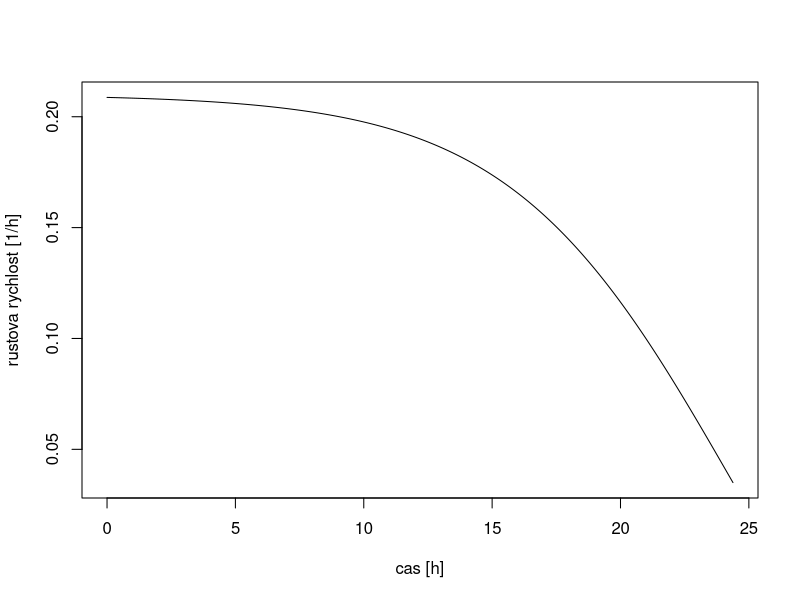
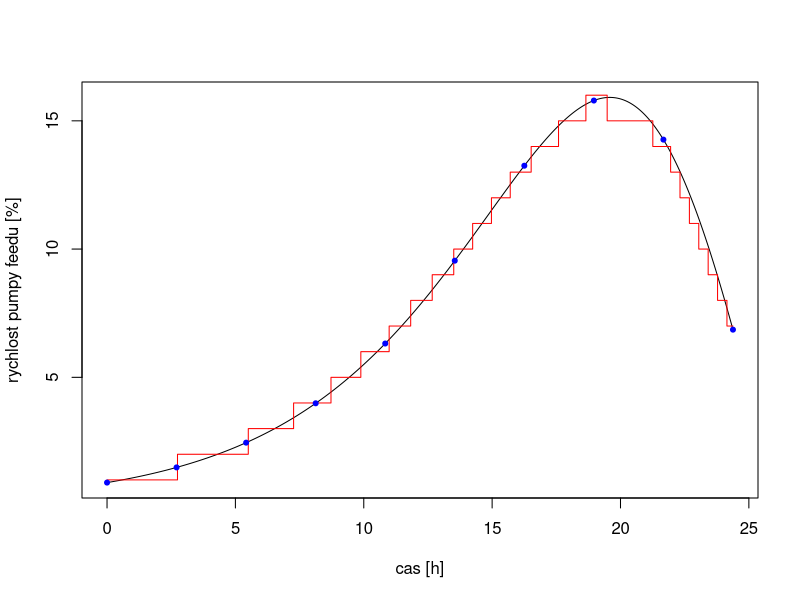

R code for these plots, in order:
##### OPTIMALIZACE DOBY FEEDOVANI #####

#funkce pro optimalizaci doby kultivace (feedu) 


mu_poc <- 0.21   # maxim?ln? r?stov? rychlost (na za??tku kultivace)
mu_kon <- 0.035   # minim?ln? r?stov? rychlost (na konci kultivace)
par_k <- 0.23    # prohnut? k?ivky pr?b?hu r?stov? rychlosti

OD <- 5.40       # OD inokula

par_vRPM <- 1/8.565   # prepocet: otacky pumpy [%] = feed [ml/min] * par_vRPM

{
  library(zoo)
  
  opt_fct <- function(delka_kultivace){
    # cas po 10 s
    data <- data.frame(cas = c(0:(delka_kultivace*360)))
    # cas v hod
    data$cas_h <- data$cas / 360
    
    # odhadovane mnozstvi susiny na zacatku feedu
    # vypocte se jako OD 1,8136 * objem inokula + odhadovan? zisk z batch
    DWT_0 <- OD /1.8136 * 22.5 + 200
    
    mu_min <- mu_poc - 2* (mu_poc - mu_kon) # rozdil beru 2*, protoze chci jen pulku sigmoidy
    mu_max <- mu_poc
    par_k <- par_k
    data$mu <- mu_min + (mu_max - mu_min) / (1 + exp(par_k * (data$cas_h - delka_kultivace)))
    
    data$DWT <- DWT_0  # pocatecni mnozstvi biomasy
    
    for(i in c(2: nrow(data))){
      data$DWT[i] <- data$DWT[i-1] * ((1 + data$mu[i]) ^ (1/360))
    }
    
    # mnozstvi feedu od zacatku (vypocteno z DWT)
    data$feed_vol_total <- (data$DWT - data$DWT[1]) / 0.5 / 0.22
    
    
    # vratit rozdil mezi feed_vol_total a cilovym objemem 100 l
    return(abs(100000 - data$feed_vol_total[nrow(data)]))
  }
  
  
  # optimalizace: vysledek je doba feedovani pro nadavkovani 100 l
  opt <- optim(24, opt_fct, 
               control = list(maxit = 100), 
               method = "Brent", lower = 0, upper = 100)
  
  
  ##### SIMULACE KULTIVACE #####
  delka_kultivace <- opt$par
  
  data <- list()
  data$cas_h <- (c(0:(delka_kultivace*3600))) / 3600  #cas kultivace v hod
  data <- data.frame(data)
  DWT_0 <- OD / 1.8136 * 22.5 + 200  #odhadovane mnozstvi susiny na zacatku feedu; OD * 0.5 * objem inokula + odhadovan? zisk z batch
  
  mu_min <- mu_poc - 2* (mu_poc - mu_kon) # rozdil beru 2*, protoze chci jen pulku sigmoidy
  mu_max <- mu_poc
  par_k <- par_k
  data$mu <- mu_min + (mu_max - mu_min) / (1 + exp(par_k * (data$cas_h - delka_kultivace)))
  data$DWT <- DWT_0  # pocatecni mnozstvi biomasy
  for(i in c(2: nrow(data))){ #samotna iterace rustu biomasy
    data$DWT[i] <- data$DWT[i-1] * ((1 + data$mu[i]) ^ (1/3600))
  }
  data$feed_vol_total <- (data$DWT - data$DWT[1]) / 0.5 / 0.22  #mnozstvi feedu od zacatku (vypocteno z DWT)
  data$feed_speed <- c(0, diff(data$feed_vol_total)) * 60 #rychlost feedu [ml/min]
  data$feed_speed[1] <- data$feed_speed[2]
  data$pump_value <- data$feed_speed * par_vRPM  #rychlost pumpy [%]
  
  # graf rustova rychlost
  plot(mu~cas_h, data, type = "l",
       xlab = "cas [h]", ylab = "rustova rychlost [1/h]")
  
  ##### aproximace feedu pro 300l reaktor #####
  data_appr <- approx(x = data$cas_h, y = data$pump_value,
                      n = 10)
  data_appr <- data.frame(data_appr)
  names(data_appr)[1] <- "cas_h"
  
  # vypis delku feedovani:
  cat("doba davkovani feedu: ", opt$par, " hod\n")
  
  # VYSLEDNA TABULKA 10 BODU:
  print(data_appr)
  
  # A co s tim udela system rizeni reaktoru?
  data_appr <- merge(data[1], data_appr, all = T)
  data_appr$y <- na.approx(data_appr$y)
  
  data_appr$feed_spd <- 1/par_vRPM * data_appr$y
  data_appr$feed_vsc <- data_appr$feed_spd / 60
  data_appr$feed_vol_total <- cumsum(data_appr$feed_vsc)
  
  # jak to bude vypadat po zaokrouhleni na cela % (tak to dela rizeni reaktoru)
  plot(pump_value~cas_h, data, type = "l", lwd = 1,
       xlab = "cas [h]", ylab = "rychlost pumpy feedu [%]")+
    lines(round(y) ~ cas_h, data_appr, col = "red")+
    points(approx(x = data$cas_h, y = data$pump_value, n = 10), 
           pch = 20, col = "blue")
  
}
